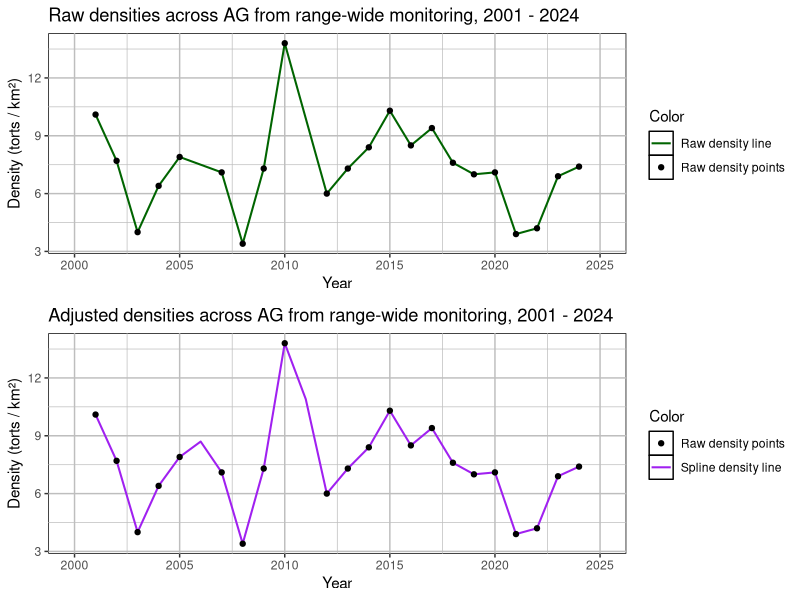
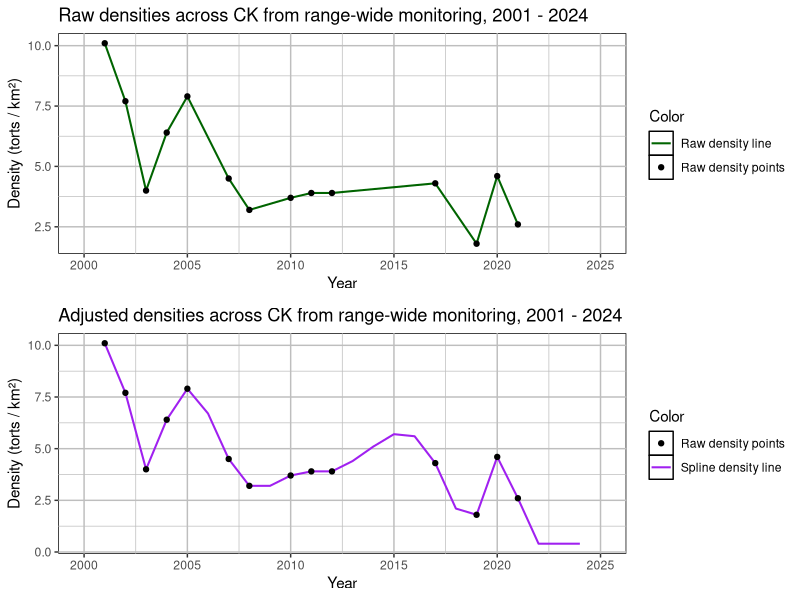
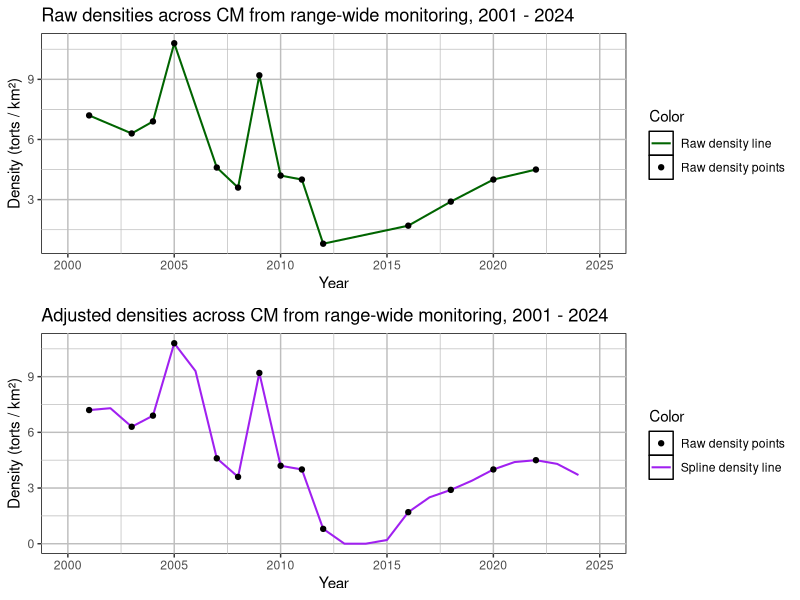
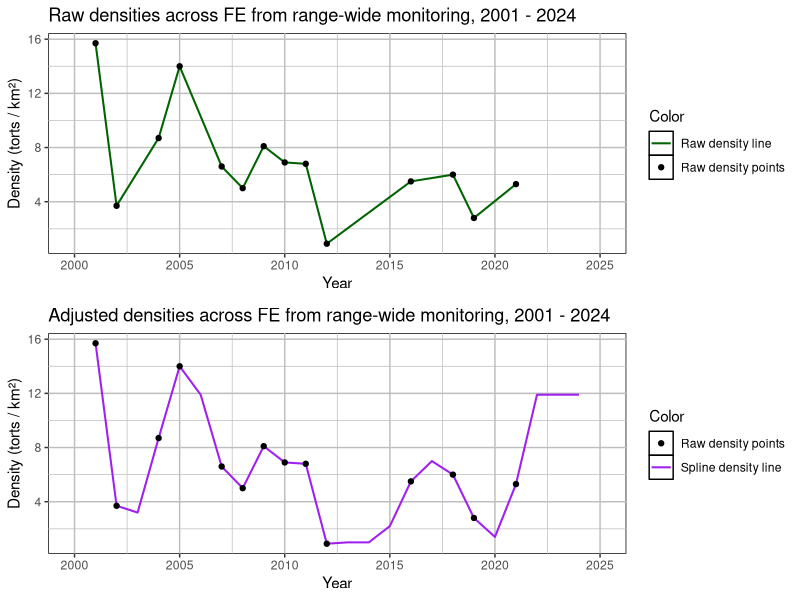
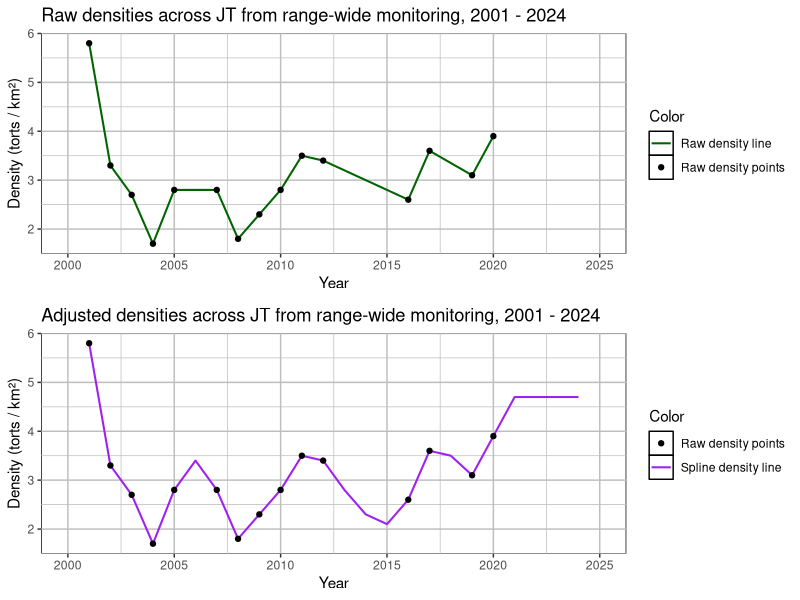
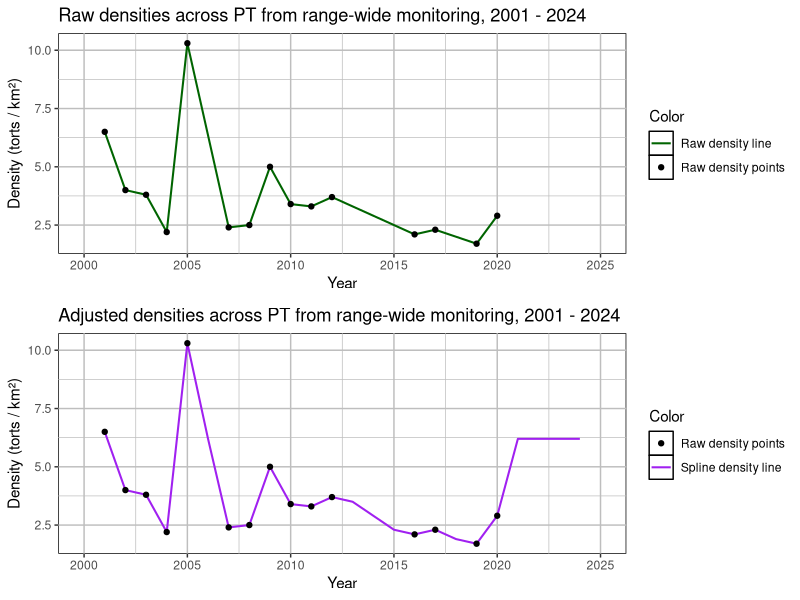
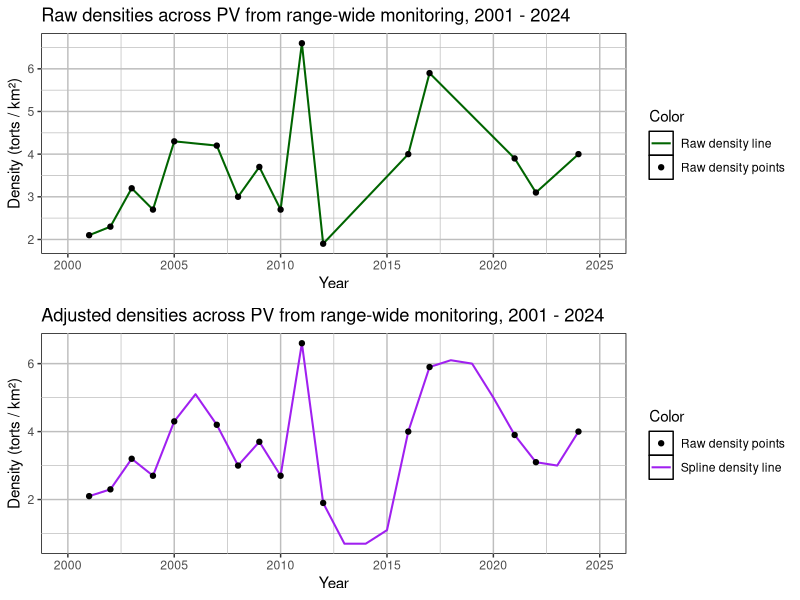
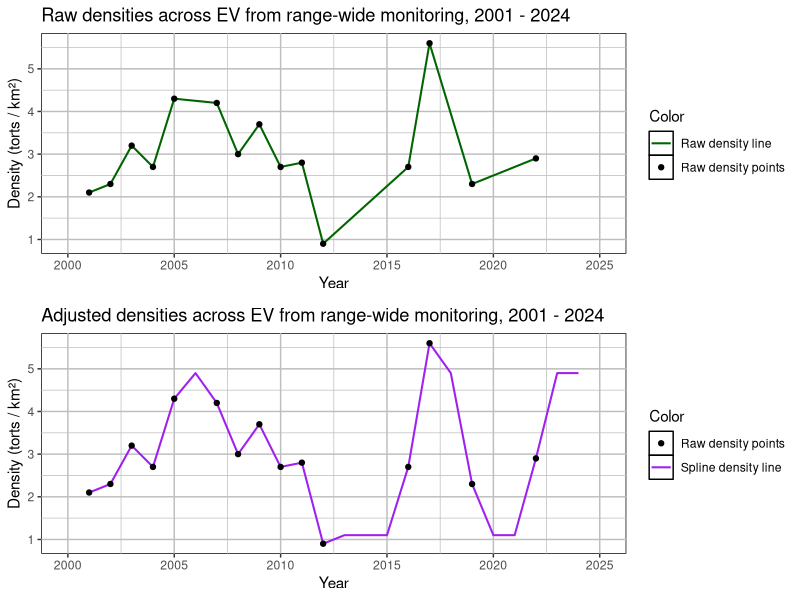

R code for these plots, in order:
library(ggplot2)
library(gridExtra)

############################ SPLINE INTERPOLATION ##############################

# Import data
raw_densities <- read.csv('./data/density/densities_raw.csv')
adj_densities <- read.csv('./data/density/densities_spline_adj.csv')

# Iterate through data
for (i in 2:(dim(raw_densities)[2])) {
  
  # Filter data
  ts_raw <- raw_densities[,c(1, i)]
  ts_adj <- adj_densities[,c(1, i)]
  stratum <- colnames(ts_raw)[2]
  years <- as.matrix(ts_raw)[,1]
  densities <- as.matrix(ts_raw)[,2]
  fit <- as.matrix(ts_adj)[,2]
  
  print(stratum) # Debugging
  
  # Plot raw densities
  raw_df <- data.frame(years = years, densities = densities) |>
    dplyr::filter(!is.na(densities))
  colors <- c('Raw density line' = 'darkgreen', 'Raw density points' = 'black')
  raw_plot <- ggplot(data = raw_df, aes(x = years)) +
    geom_line(aes(y = densities, color = 'Raw density line'), linewidth = 0.7) + 
    geom_point(aes(y = densities, color = 'Raw density points')) +
    labs(x = 'Year', y = 'Density (torts / km²)', color = 'Color',
         title = paste0('Raw densities across ', stratum, ' from range-wide monitoring, 2001 - 2024')) +
    theme(panel.grid = element_line(color = 'grey'),
          panel.background = element_rect(fill = 'white', colour = 'black')) +
    scale_color_manual(values = colors) +
    scale_x_continuous(limits = c(2000, 2025))
  
  # Plot adjusted densities
  adj_df <- data.frame(years = years, densities = fit, points = densities)
  colors <- c('Spline density line' = 'purple', 'Raw density points' = 'black')
  adj_plot <- ggplot(data = adj_df, aes(x = years)) +
    geom_line(aes(y = densities, color = 'Spline density line'), linewidth = 0.7) + 
    geom_point(aes(y = points, color = 'Raw density points')) +
    labs(x = 'Year', y = 'Density (torts / km²)', color = 'Color',
         title = paste0('Adjusted densities across ', stratum, ' from range-wide monitoring, 2001 - 2024')) +
    theme(panel.grid = element_line(color = 'grey'),
          panel.background = element_rect(fill = 'white', colour = 'black')) +
    scale_color_manual(values = colors) +
    scale_x_continuous(limits = c(2000, 2025))
  
  # Put both plots together
  combined_plot <- grid.arrange(raw_plot, adj_plot, ncol = 1)
  
  # Export
  ggsave(paste0('./figures/spline/spline_comparison_', stratum, '.png'), 
         combined_plot, width = 8, height = 5, units = 'in')
}

############################ PRISM PRECIPITATION ###############################

# Import data
densities <- read.csv('./data/density/densities_raw.csv')
precips <- read.csv('./data/compiledCovariates/annual_precipitation.csv')

# Iterate through data
for (i in 2:dim(densities)[2]) {
  
  # Open data
  dense <- as.matrix(densities[,c(1, i)])
  precip <- as.matrix(precips[, c(1, i)])
  stratum <- colnames(dense)[2]
  years <- as.matrix(dense)[,1]
  print(stratum) # Debugging
  
  # Scale densities and precipitation for axes' sake
  scl <- mean(precip[, stratum]) / 
    mean(dense[, stratum], na.rm = TRUE)
  
  # Plot densities and precipitation together
  df <- data.frame(year = years, density = dense[, stratum], precip = precip[, stratum]) |>
    dplyr::filter(!is.na(density))
  colors <- c('Density' = 'darkgreen', 'Precipitation' = 'royalblue')
  plot <- ggplot(data = df, aes(x = year)) +
    geom_line(aes(y = density, color = 'Density'), linewidth = 0.7) +
    geom_line(aes(y = precip / scl, color = 'Precipitation'), linewidth = 0.7) +
    scale_y_continuous(name = "Density (torts / km²)",
                       sec.axis = sec_axis(trans = ~ . * scl, name = "Precipitation (mm / yr)")) +
    scale_color_manual(values = colors) +
    labs(x = "Year", title = paste0("Comparison of tortoise densities and annual precipitation for ", stratum)) +
    theme(panel.grid = element_line(color = 'grey'),
          panel.background = element_rect(fill = 'white', colour = 'black')) +
    scale_x_continuous(limits = c(2000, 2025))
  
  # Export plots
  ggsave(paste0('./figures/densityPrecip/density_precip_', stratum, '.png'), plot)
}
